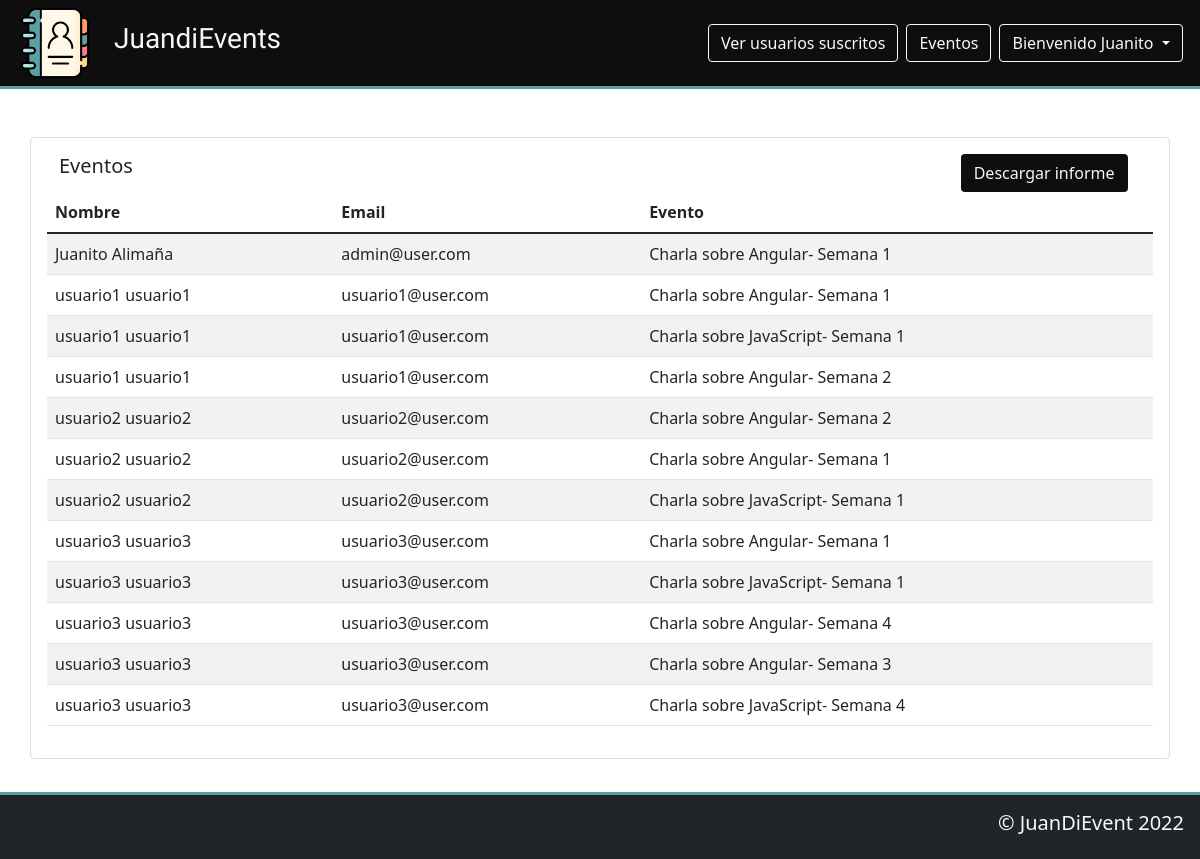
/usuariosSuscritos.php (signed in), run on the app's committed database.
### tables this page shows
CREATE TABLE `users` (
  `id` int(11) NOT NULL,
  `names` varchar(255) NOT NULL,
  `last_names` varchar(255) NOT NULL,
  `age` int(11) NOT NULL,
  `email` varchar(255) NOT NULL,
  `password` varchar(255) NOT NULL,
  `role` varchar(255) NOT NULL DEFAULT 'user',
  `isLogged` tinyint(1) NOT NULL DEFAULT 0
);

### usuariosSuscritos.php (the view)
<?php include 'template/header.php'; ?>
<?php
include_once 'model/conexion.php';
$query = $bd->prepare("select
concat(u.names, ' ', u.last_names) as 'name',
u.email,
concat(e.name, '- Semana ', r.semana) as 'event'
from users u
join usuario_evento r on r.id_user = u.id
join events e on e.id = r.id_event
order by u.names asc");
$result = $query->execute();
$events = $query->fetchAll(PDO::FETCH_OBJ);
?>
<div class="container mt-5 scale-up-center" style="margin-bottom: 100px;">
    <div class="row">
        <div class="card">
            <div class="card-body">
                <div class="row justify-content-between">
                    <div class="row justify-content-between">
                        <h5 class="card-title col-md-4">Eventos</h5>
                        <?php if (isset($_SESSION['user']) && ($_SESSION['user']['role'] == 'admin')) { ?>
                            <form action="functions/event/dataDownload.php" class="col-md-2">
                                <input class="btn btn-custom-primary " value="Descargar informe" type="submit">
                            </form>
                        <?php } ?>
                    </div>
                    <table class="table table-striped">
                        <thead>
                            <tr>
                                <th scope="col">Nombre</th>
                                <th scope="col">Email</th>
                                <th scope="col">Evento</th>
                            </tr>
                        </thead>
                        <tbody>
                            <?php foreach ($events as $event) { ?>
                                <tr>
                                    <td><?php echo $event->name ?></td>
                                    <td><?php echo $event->email ?></td>
                                    <td><?php echo $event->event ?></td>
                                </tr>
                            <?php } ?>
                        </tbody>
                    </table>
                </div>
            </div>
        </div>
    </div>
</div>
<?php include 'template/footer.php'; ?>

### assets/styles/style.css (style rules this page uses)
:root { --color-primary: #0e0e0e; --color-secundary: #58a0a4; --color-light: #f5f5f5; --color-dark: #0e0e0e; }
.btn-custom-primary { background-color: var(--color-primary); color: var(--color-light); }
.scale-up-center { animation: scale-up-center 0.4s; }

### data on the page
users: name "Juanito Alimaña", email "admin@user.com", event "Charla sobre Angular- Semana 1"
users: name "usuario1 usuario1", email "usuario1@user.com", event "Charla sobre Angular- Semana 1", event "Charla sobre JavaScript- Semana 1", event "Charla sobre Angular- Semana 2"
users: name "usuario2 usuario2", email "usuario2@user.com", event "Charla sobre Angular- Semana 2", event "Charla sobre Angular- Semana 1", event "Charla sobre JavaScript- Semana 1"
users: name "usuario3 usuario3", email "usuario3@user.com", event "Charla sobre Angular- Semana 1", event "Charla sobre JavaScript- Semana 1", event "Charla sobre Angular- Semana 4", event "Charla sobre Angular- Semana 3", event "Charla sobre JavaScript- Semana 4"

### other printed values
$_SESSION['user']['names'] "Juanito"
